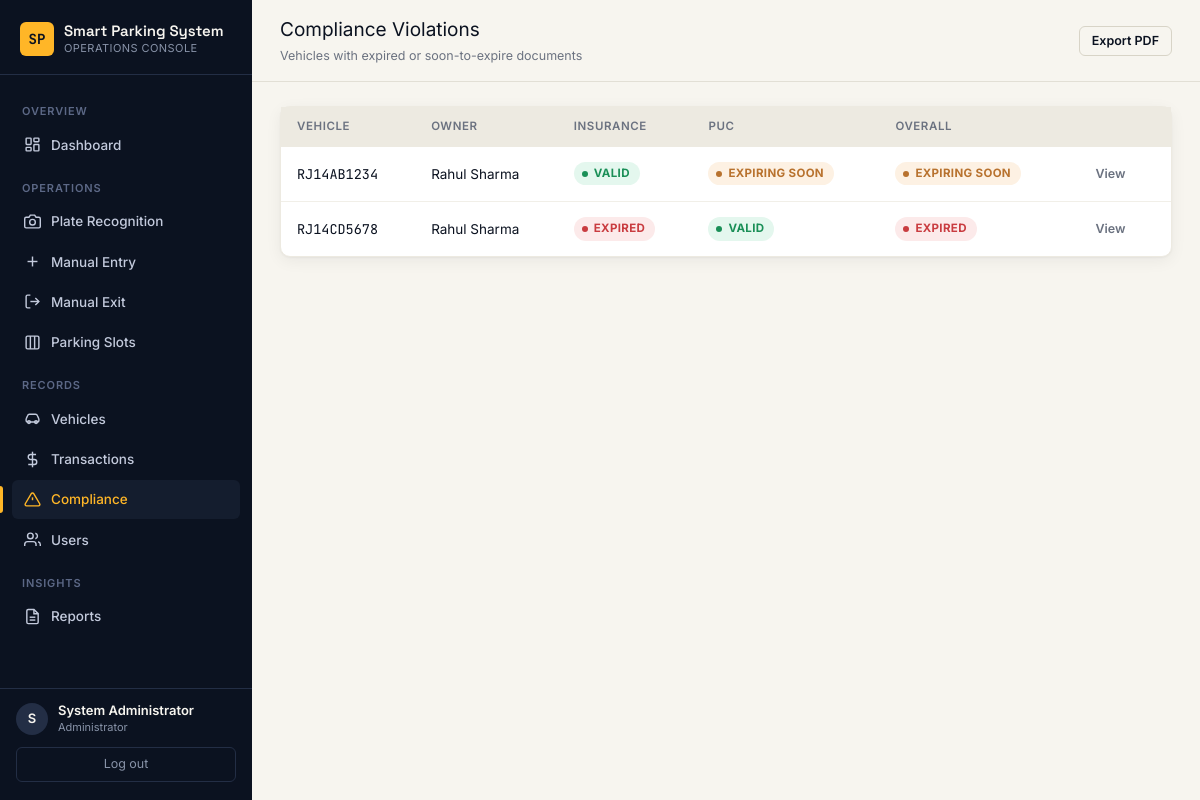
Page /admin/compliance (signed in) on the committed database.
### models/user.py (models this page shows, shortened)
class User(UserMixin, db.Model):
    __tablename__ = "users"
    id = db.Column(db.Integer, primary_key=True)
    full_name = db.Column(db.String(120), nullable=False)
    email = db.Column(db.String(150), unique=True, nullable=False, index=True)
    phone = db.Column(db.String(20), nullable=True)
    password_hash = db.Column(db.String(255), nullable=False)
    role = db.Column(db.String(20), nullable=False, default="user")  # 'admin' | 'user'
    is_active_account = db.Column(db.Boolean, default=True)
    created_at = db.Column(db.DateTime, default=datetime.utcnow)
    vehicles = db.relationship(
        "Vehicle", backref="owner", lazy=True, cascade="all, delete-orphan"
    )
    notifications = db.relationship(
        "Notification", backref="user", lazy=True, cascade="all, delete-orphan"
    )
    reservations = db.relationship(
        "Reservation", backref="user", lazy=True, cascade="all, delete-orphan"
    )
    @property
    def is_admin(self) -> bool:
        return self.role == "admin"

### models/vehicle.py (models this page shows, shortened)
class Vehicle(db.Model):
    __tablename__ = "vehicles"
    id = db.Column(db.Integer, primary_key=True)
    vehicle_number = db.Column(db.String(20), unique=True, nullable=False, index=True)
    owner_name = db.Column(db.String(120), nullable=False)
    vehicle_type = db.Column(db.String(30), nullable=False, default="Car")  # Car, Bike, Truck, Bus
    registration_date = db.Column(db.Date, nullable=False, default=date.today)
    insurance_expiry = db.Column(db.Date, nullable=False)
    puc_expiry = db.Column(db.Date, nullable=False)
    wallet_balance = db.Column(db.Float, nullable=False, default=500.0)
    user_id = db.Column(db.Integer, db.ForeignKey("users.id"), nullable=False)
    created_at = db.Column(db.DateTime, default=datetime.utcnow)
    parking_sessions = db.relationship(
        "ParkingSession", backref="vehicle", lazy=True, cascade="all, delete-orphan"
    )
    transactions = db.relationship(
        "Transaction", backref="vehicle", lazy=True, cascade="all, delete-orphan"
    )
    reservations = db.relationship(
        "Reservation", backref="vehicle", lazy=True, cascade="all, delete-orphan"
    )
    compliance_logs = db.relationship(
        "ComplianceLog", backref="vehicle", lazy=True, cascade="all, delete-orphan"
    )
    def _expiry_status(self, expiry_date: date, warning_days: int = 30) -> str:
        today = date.today()
        if expiry_date < today:
            return "Expired"
        if (expiry_date - today).days <= warning_days:
            return "Expiring Soon"
        return "Valid"
    def insurance_status(self, warning_days: int = 30) -> str:
        return self._expiry_status(self.insurance_expiry, warning_days)
    def puc_status(self, warning_days: int = 30) -> str:
        return self._expiry_status(self.puc_expiry, warning_days)
    def overall_compliance_status(self, warning_days: int = 30) -> str:
        statuses = {self.insurance_status(warning_days), self.puc_status(warning_days)}
        if "Expired" in statuses:
            return "Expired"
        if "Expiring Soon" in statuses:
            return "Expiring Soon"
        return "Valid"

### routes/admin.py (the view)
@admin_bp.route("/compliance")
@login_required
@admin_required
def compliance_violations():
    violations = compliance_service.get_all_violations(
        warning_days=current_app.config["COMPLIANCE_WARNING_DAYS"]
    )
    return render_template("admin/compliance.html", violations=violations)

### services/compliance_service.py (called while the page is built)
def get_all_violations(warning_days: int = 30):
    vehicles = Vehicle.query.all()
    violations = []
    for v in vehicles:
        status = v.overall_compliance_status(warning_days)
        if status != "Valid":
            violations.append(
                {
                    "vehicle": v,
                    "insurance_status": v.insurance_status(warning_days),
                    "puc_status": v.puc_status(warning_days),
                    "overall_status": status,
                }
            )
    return violations

### templates/admin/compliance.html (shortened to what this page needs)
{% extends "base.html" %}
{% block page_title %}Compliance Violations{% endblock %}
{% block page_sub %}<div class="topbar-sub">Vehicles with expired or soon-to-expire documents</div>{% endblock %}
{% block topbar_actions %}
  <a href="{{ url_for('admin.generate_report', report_type='compliance', fmt='pdf') }}" class="btn btn-outline btn-sm">Export PDF</a>
{% endblock %}
{% block content %}
{% if violations %}
<div class="card">
  <div class="table-wrap">
    <table class="data-table">
      <thead><tr><th>Vehicle</th><th>Owner</th><th>Insurance</th><th>PUC</th><th>Overall</th><th></th></tr></thead>
      <tbody>
        {% for v in violations %}
        <tr>
          <td class="plate">{{ v.vehicle.vehicle_number }}</td>
          <td>{{ v.vehicle.owner_name }}</td>
          <td><span class="chip {{ 'chip-go' if v.insurance_status == 'Valid' else 'chip-warn' if v.insurance_status == 'Expiring Soon' else 'chip-stop' }}">{{ v.insurance_status }}</span></td>
          <td><span class="chip {{ 'chip-go' if v.puc_status == 'Valid' else 'chip-warn' if v.puc_status == 'Expiring Soon' else 'chip-stop' }}">{{ v.puc_status }}</span></td>
          <td><span class="chip {{ 'chip-warn' if v.overall_status == 'Expiring Soon' else 'chip-stop' }}">{{ v.overall_status }}</span></td>
          <td><a href="{{ url_for('admin.vehicle_detail', vehicle_id=v.vehicle.id) }}" class="btn btn-ghost btn-sm">View</a></td>
        </tr>
        {% endfor %}
      </tbody>
    </table>
  </div>
</div>
{% else %}
<div class="card"><div class="empty-state">
  <div class="empty-icon">✅</div>
  <h3>All vehicles are compliant</h3>
  <p>No insurance or PUC violations at this time.</p>
</div></div>
{% endif %}
{% endblock %}

### templates/base.html (shortened to what this page needs)
<!DOCTYPE html>
<html lang="en">
<head>
  <link rel="stylesheet" href="{{ url_for('static', filename='css/style.css') }}">
</head>
<body>
  <div class="app-shell">
    <aside class="sidebar">
      <div class="sidebar-brand">
        <div class="brand-mark">SP</div>
        <div class="brand-text">{{ app_name }}<small>Operations Console</small></div>
      </div>
      <nav class="sidebar-nav">
        {% if current_user.is_authenticated and current_user.is_admin %}
          <div class="nav-section-label">Overview</div>
          <a href="{{ url_for('admin.dashboard') }}" class="nav-link {{ 'active' if request.endpoint == 'admin.dashboard' }}">
            <svg viewBox="0 0 24 24" fill="none" stroke="currentColor" stroke-width="2"><rect x="3" y="3" width="7" height="9" rx="1"/><rect x="14" y="3" width="7" height="5" rx="1"/><rect x="14" y="12" width="7" height="9" rx="1"/><rect x="3" y="16" width="7" height="5" rx="1"/></svg>
            Dashboard
          </a>
          <div class="nav-section-label">Operations</div>
          <a href="{{ url_for('ocr.upload') }}" class="nav-link {{ 'active' if request.endpoint == 'ocr.upload' }}">
            <svg viewBox="0 0 24 24" fill="none" stroke="currentColor" stroke-width="2"><path d="M23 19a2 2 0 0 1-2 2H3a2 2 0 0 1-2-2V8a2 2 0 0 1 2-2h4l2-3h6l2 3h4a2 2 0 0 1 2 2z"/><circle cx="12" cy="13" r="4"/></svg>
            Plate Recognition
          </a>
          <a href="{{ url_for('ocr.manual_entry') }}" class="nav-link {{ 'active' if request.endpoint == 'ocr.manual_entry' }}">
            <svg viewBox="0 0 24 24" fill="none" stroke="currentColor" stroke-width="2"><line x1="12" y1="5" x2="12" y2="19"/><line x1="5" y1="12" x2="19" y2="12"/></svg>
            Manual Entry
          </a>
          <a href="{{ url_for('ocr.manual_exit') }}" class="nav-link {{ 'active' if request.endpoint == 'ocr.manual_exit' }}">
            <svg viewBox="0 0 24 24" fill="none" stroke="currentColor" stroke-width="2"><path d="M9 21H5a2 2 0 0 1-2-2V5a2 2 0 0 1 2-2h4"/><polyline points="16 17 21 12 16 7"/><line x1="21" y1="12" x2="9" y2="12"/></svg>
            Manual Exit
          </a>
          <a href="{{ url_for('admin.manage_slots') }}" class="nav-link {{ 'active' if request.endpoint == 'admin.manage_slots' }}">
            <svg viewBox="0 0 24 24" fill="none" stroke="currentColor" stroke-width="2"><rect x="3" y="3" width="18" height="18" rx="2"/><line x1="9" y1="3" x2="9" y2="21"/><line x1="15" y1="3" x2="15" y2="21"/></svg>
            Parking Slots
          </a>
          <div class="nav-section-label">Records</div>
          <a href="{{ url_for('admin.manage_vehicles') }}" class="nav-link {{ 'active' if request.endpoint in ['admin.manage_vehicles','admin.vehicle_detail','admin.edit_vehicle'] }}">
            <svg viewBox="0 0 24 24" fill="none" stroke="currentColor" stroke-width="2"><path d="M5 17h14M5 17a2 2 0 0 1-2-2v-2a2 2 0 0 1 .4-1.2L5 8a3 3 0 0 1 3-2h8a3 3 0 0 1 3 2l1.6 3.8A2 2 0 0 1 21 13v2a2 2 0 0 1-2 2"/><circle cx="7" cy="17" r="2"/><circle cx="17" cy="17" r="2"/></svg>
            Vehicles
          </a>
          <a href="{{ url_for('admin.view_transactions') }}" class="nav-link {{ 'active' if request.endpoint == 'admin.view_transactions' }}">
            <svg viewBox="0 0 24 24" fill="none" stroke="currentColor" stroke-width="2"><line x1="12" y1="1" x2="12" y2="23"/><path d="M17 5H9.5a3.5 3.5 0 0 0 0 7h5a3.5 3.5 0 0 1 0 7H6"/></svg>
            Transactions
          </a>
          <a href="{{ url_for('admin.compliance_violations') }}" class="nav-link {{ 'active' if request.endpoint == 'admin.compliance_violations' }}">
            <svg viewBox="0 0 24 24" fill="none" stroke="currentColor" stroke-width="2"><path d="M10.29 3.86L1.82 18a2 2 0 0 0 1.71 3h16.94a2 2 0 0 0 1.71-3L13.71 3.86a2 2 0 0 0-3.42 0z"/><line x1="12" y1="9" x2="12" y2="13"/><line x1="12" y1="17" x2="12.01" y2="17"/></svg>
            Compliance
          </a>
          <a href="{{ url_for('admin.manage_users') }}" class="nav-link {{ 'active' if request.endpoint == 'admin.manage_users' }}">
            <svg viewBox="0 0 24 24" fill="none" stroke="currentColor" stroke-width="2"><path d="M17 21v-2a4 4 0 0 0-4-4H5a4 4 0 0 0-4 4v2"/><circle cx="9" cy="7" r="4"/><path d="M23 21v-2a4 4 0 0 0-3-3.87"/><path d="M16 3.13a4 4 0 0 1 0 7.75"/></svg>
            Users
          </a>
          <div class="nav-section-label">Insights</div>
          <a href="{{ url_for('admin.reports_home') }}" class="nav-link {{ 'active' if request.endpoint and request.endpoint.startswith('admin.reports') or request.endpoint == 'admin.generate_report' }}">
            <svg viewBox="0 0 24 24" fill="none" stroke="currentColor" stroke-width="2"><path d="M14 2H6a2 2 0 0 0-2 2v16a2 2 0 0 0 2 2h12a2 2 0 0 0 2-2V8z"/><polyline points="14 2 14 8 20 8"/><line x1="16" y1="13" x2="8" y2="13"/><line x1="16" y1="17" x2="8" y2="17"/></svg>
            Reports
          </a>
        {% endif %}
      </nav>
      {% if current_user.is_authenticated %}
      <div class="sidebar-foot">
        <div class="sidebar-user">
          <div class="sidebar-user-avatar">{{ current_user.full_name[0]|upper }}</div>
          <div>
            <div class="sidebar-user-name">{{ current_user.full_name }}</div>
            <div class="sidebar-user-role">{{ 'Administrator' if current_user.is_admin else 'Vehicle Owner' }}</div>
          </div>
        </div>
        <a href="{{ url_for('auth.logout') }}" class="sidebar-logout">Log out</a>
      </div>
      {% endif %}
    </aside>
    <div class="main">
      <header class="topbar">
        <div class="flex-gap">
          <div>
            <div class="topbar-title">{% block page_title %}{% endblock %}</div>
            {% block page_sub %}{% endblock %}
          </div>
        </div>
        <div>{% block topbar_actions %}{% endblock %}</div>
      </header>
      <main class="content">
        {% block content %}{% endblock %}
      </main>
    </div>
  </div>
</body>
</html>

### rows in the picture
User: full_name "S", full_name "System Administrator", role "Administrator"
Vehicle: vehicle.vehicle_number "RJ14AB1234", vehicle.owner_name "Rahul Sharma"
Vehicle: vehicle.vehicle_number "RJ14CD5678", vehicle.owner_name "Rahul Sharma"

### other values in the picture
{{ app_name }} "Smart Parking System"
{{ v.insurance_status }} "VALID" "EXPIRED"
{{ v.puc_status }} "EXPIRING SOON" "VALID"
{{ v.overall_status }} "EXPIRING SOON" "EXPIRED"
